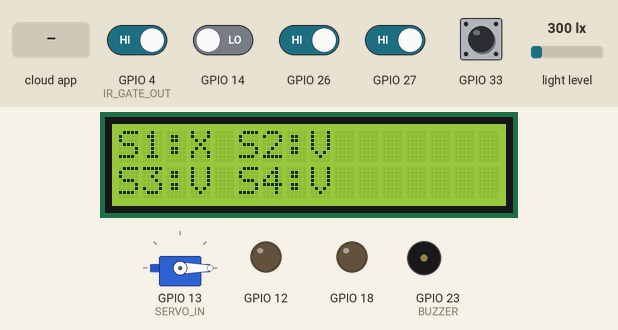
Bench run of a sketch on a simulated ESP32. Parts: servo, 16×2 character LCD, output pins drawn as LEDs (lit = HIGH), buzzer (waves = sounding, pin HIGH). The inputs (shaded band) are chosen by the test bench; at power-on: GPIO 4 (IR_GATE_OUT), GPIO 26, GPIO 27, GPIO 33 HIGH, GPIO 14 LOW, light level 300 lx. WiFi joins after 1.5 s; servers stay silent unless stated; the Firebase database answers and starts empty; what the sketch prints to the serial monitor is not drawn.

Above: at 3.1 s.
3.2 s: the phone or cloud app sets plate to open
At 6.4 s:
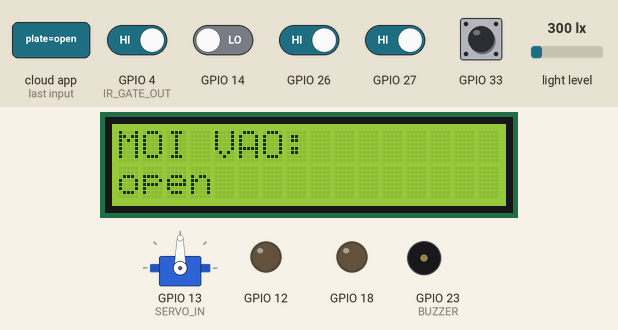
6.7 s: the phone or cloud app sets fire1 to 1
At 9.9 s:
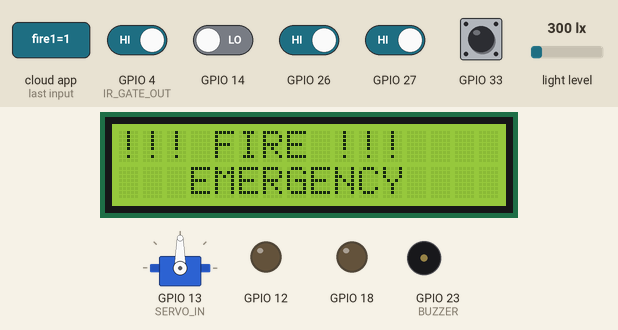
10.0 s: the phone or cloud app sets fire1 to 0
At 11.2 s:
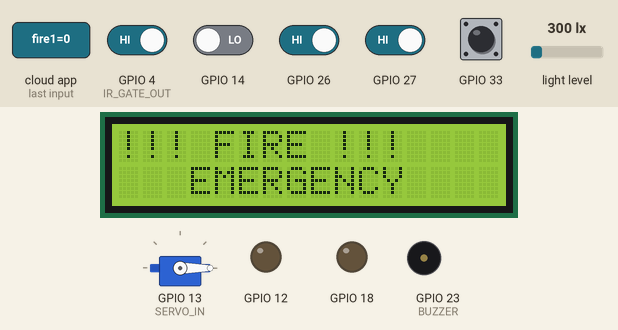
14.2 s: GPIO 14 driven HIGH
At 16.2 s:
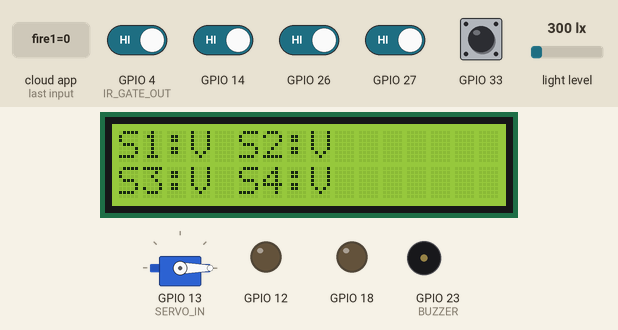
16.6 s: GPIO 26 driven LOW
At 17.3 s:
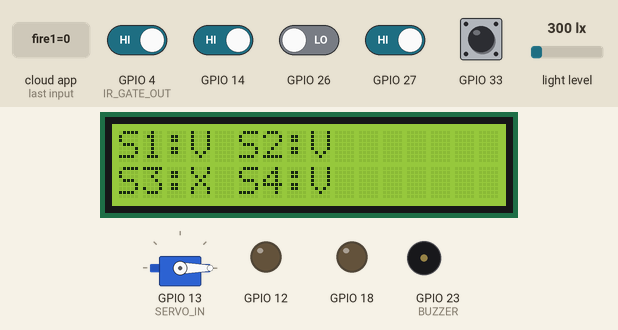
18.2 s: GPIO 27 driven LOW
At 19.6 s:
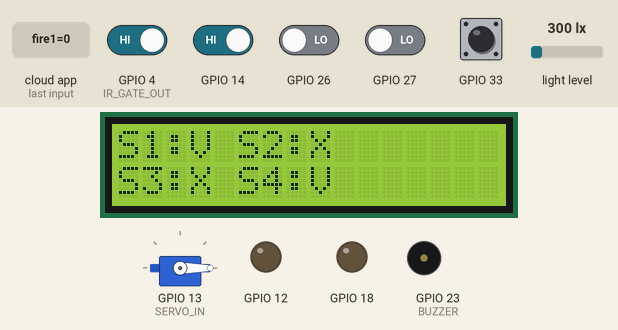
Timing chart, 0 to 20.7 s (numbered marks = the images above; inputs shaded):
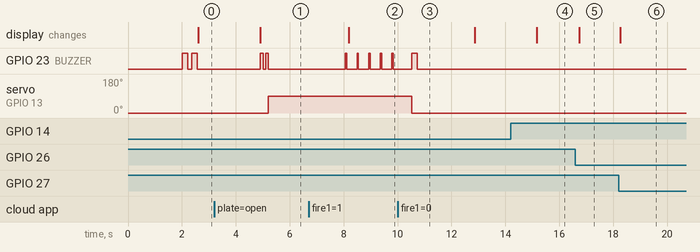

The sketch:

esp32_node2.ino
```cpp
#include <Wire.h>
#include <LiquidCrystal_I2C.h>
#include <ESP32Servo.h>
#include <WiFi.h>
#include <BH1750.h>
#include <FirebaseESP32.h>

// --- 1. CẤU HÌNH ---
const char* ssid = "YOUR_WIFI_SSID";
const char* password = "YOUR_WIFI_PASSWORD";
#define FIREBASE_HOST "Your_Firebase_Host"
#define FIREBASE_AUTH "Your_Firebase_Auth"


// PINOUT
#define IR_GATE_IN 15
#define IR_GATE_OUT 4
#define SERVO_IN 13
#define BUZZER 23

// ĐƯỜNG DẪN JSON
#define PATH_SLOTS        "/ParkingSystem/Sensors/Slots"
#define PATH_ENV          "/ParkingSystem/Sensors/Environment"
#define PATH_FIRE1        "/ParkingSystem/Sensors/Environment/fire1"
#define PATH_FIRE2        "/ParkingSystem/Sensors/Environment/fire2"
#define PATH_PLATE        "/ParkingSystem/GateControl/EntryGate/plate"
#define PATH_ENTRY_SERVO  "/ParkingSystem/GateControl/EntryGate/servo"
#define PATH_EXIT_SERVO   "/ParkingSystem/GateControl/ExitGate/servo"

LiquidCrystal_I2C lcd(0x27, 16, 2);
BH1750 lightMeter;
Servo barrierIn;
FirebaseData fbdo, fbdo_f;
FirebaseAuth auth;
FirebaseConfig config;

enum State { IDLE, SHOW_INFO, WAIT_CAR, DONE };
State currentState = IDLE;
String serverPlate = "---";
String lastEntryManual = "close", lastExitManual = "close";

unsigned long lastFirebaseUpdate = 0;
bool lastIrOutState = HIGH;
unsigned long gateOpenTime = 0;

// --- HÀM TIỆN ÍCH ---
void beep(int count, int duration) {
    for (int i = 0; i < count; i++) {
        digitalWrite(BUZZER, HIGH); delay(duration);
        digitalWrite(BUZZER, LOW); if (i < count - 1) delay(duration);
    }
}

void printLCD(int col, int row, String text) {
    lcd.setCursor(col, row);
    lcd.print(text);
    for (int i = text.length(); i < 16; i++) lcd.print(" ");
}

void setup() {
    Serial.begin(115200);
    // Chân cảm biến 4 slot
    pinMode(14, INPUT); pinMode(27, INPUT); pinMode(26, INPUT); pinMode(33, INPUT);
    pinMode(IR_GATE_IN, INPUT); pinMode(IR_GATE_OUT, INPUT);
    pinMode(BUZZER, OUTPUT); digitalWrite(BUZZER, LOW);
    pinMode(12, OUTPUT); pinMode(18, OUTPUT);

    // Ép Servo về 0 rồi mới attach để tránh nhảy Barie
    barrierIn.write(0);
    barrierIn.attach(SERVO_IN, 500, 2400);

    Wire.begin(21, 22); lcd.init(); lcd.backlight();
    lightMeter.begin();
    WiFi.begin(ssid, password);
    while (WiFi.status() != WL_CONNECTED) delay(500);

    config.host = FIREBASE_HOST; config.signer.tokens.legacy_token = FIREBASE_AUTH;
    Firebase.begin(&config, &auth);
    Serial.println("[NODE 2] OK!");
}

void loop() {
    // --- 1. BÁO CHÁY KHẨN CẤP (SIREN) ---
    int f1 = 0, f2 = 0;
    if (Firebase.getInt(fbdo_f, PATH_FIRE1)) f1 = fbdo_f.intData();
    if (Firebase.getInt(fbdo_f, PATH_FIRE2)) f2 = fbdo_f.intData();

    if (f1 > 0 || f2 > 0) {
        digitalWrite(BUZZER, HIGH); delay(50); // Hú siêu nhanh
        digitalWrite(BUZZER, LOW); delay(50);
printLCD(0, 0, "!!! FIRE !!!"); printLCD(0, 1, "   EMERGENCY");
        return;
    }

    // --- 2. CÒI CHO MỞ/ĐÓNG THỦ CÔNG (CẢ 2 CỔNG) ---
    static unsigned long lastCheckManual = 0;
    if (millis() - lastCheckManual > 500) {
        lastCheckManual = millis();
        // Cổng vào thủ công
        if (Firebase.getString(fbdo, PATH_ENTRY_SERVO)) {
            String sIn = fbdo.stringData();
            if (sIn != lastEntryManual) { beep(1, 200); lastEntryManual = sIn; }
        }
        // Cổng ra thủ công
        if (Firebase.getString(fbdo, PATH_EXIT_SERVO)) {
            String sOut = fbdo.stringData();
            if (sOut != lastExitManual) { beep(1, 200); lastExitManual = sOut; }
        }
    }

    // --- 3. LOGIC CỔNG VÀO & HIỂN THỊ SLOT (KHÔI PHỤC GỐC) ---
    float lux = lightMeter.readLightLevel();
    digitalWrite(12, (lux < 50) ? HIGH : LOW);
    digitalWrite(18, (lux < 50) ? HIGH : LOW);

    if (lastEntryManual == "open") {
        barrierIn.write(90);
        printLCD(0, 0, "  MANUAL OPEN"); printLCD(0, 1, "   GATE OPEN");
    } else {
        // Tự động
        int free = digitalRead(14) + digitalRead(27) + digitalRead(26) + digitalRead(33);

        switch (currentState) {
            case IDLE:
                // KHÔI PHỤC HIỂN THỊ SLOT CỦA BẠN
                if (free <= 0) {
                    printLCD(0, 0, "   FULL SLOT!");
                    printLCD(0, 1, " NO PARKING NOW");
                } else {
                    printLCD(0, 0, "S1:" + String(digitalRead(14)?"V":"X") + " S2:" + String(digitalRead(27)?"V":"X"));
                    printLCD(0, 1, "S3:" + String(digitalRead(26)?"V":"X") + " S4:" + String(digitalRead(33)?"V":"X"));
                }
                barrierIn.write(0);

                // Kiểm tra biển số để vào
                if (Firebase.getString(fbdo, PATH_PLATE)) {
                    String p = fbdo.stringData();
                    if (p != "---" && p != "") { serverPlate = p; currentState = SHOW_INFO; }
                }
                break;

            case SHOW_INFO:
                printLCD(0, 0, "MOI VAO:"); printLCD(0, 1, serverPlate);
                beep(2, 100);
                barrierIn.write(90); // Mở Servo vào
                gateOpenTime = millis();
                currentState = WAIT_CAR;
                break;

            case WAIT_CAR:
                if (millis() - gateOpenTime > 5000) {
                    barrierIn.write(0); // Đóng Servo vào
                    beep(1, 200);
                    currentState = DONE;
                } break;

            case DONE:
                Firebase.setString(fbdo, PATH_PLATE, "---");
                currentState = IDLE;
                break;
        }
    }

    // --- 4. CẢM BIẾN VẬT LÝ XE RA (CÒI) ---
    bool irOut = digitalRead(IR_GATE_OUT);
    if (irOut == LOW && lastIrOutState == HIGH) { beep(1, 400); }
lastIrOutState = irOut;

    // --- 5. GỬI DỮ LIỆU CẢM BIẾN ---
    if (millis() - lastFirebaseUpdate > 3000) {
        lastFirebaseUpdate = millis();
        Firebase.setBool(fbdo, String(PATH_SLOTS) + "/slot1", !digitalRead(14));
        Firebase.setBool(fbdo, String(PATH_SLOTS) + "/slot2", !digitalRead(27));
        Firebase.setBool(fbdo, String(PATH_SLOTS) + "/slot3", !digitalRead(26));
        Firebase.setBool(fbdo, String(PATH_SLOTS) + "/slot4", !digitalRead(33));
        Firebase.setFloat(fbdo, String(PATH_ENV) + "/lux", lux);
    }
}
```

Measured:
- after the input at 3.2 s, GPIO 23 (BUZZER): alternates HIGH for 0.10 s and LOW for 0.10 s, 4 changes in all, then stays LOW, starting after 1.7 s; servo on GPIO 13 (SERVO_IN): 0° → 90° after 2.0 s; the display: changes after 1.7 s (image 1)
- after the input at 6.7 s, GPIO 23 (BUZZER): alternates HIGH for 0.05 s and LOW for 0.38 s, starting after 1.4 s; the display: changes after 1.5 s (image 2)
- after the input at 10.0 s, servo on GPIO 13 (SERVO_IN): 90° → 0° after 0.52 s
- after the input at 14.2 s, the display: changes after 0.97 s (image 4)
- after the input at 16.6 s, the display: changes after 0.13 s (image 5)
- after the input at 18.2 s, the display: changes after 0.06 s (image 6)
- by itself, GPIO 23 (BUZZER): alternates HIGH for 0.20 s and LOW for 0.15 s, 4 changes in all, then stays LOW
